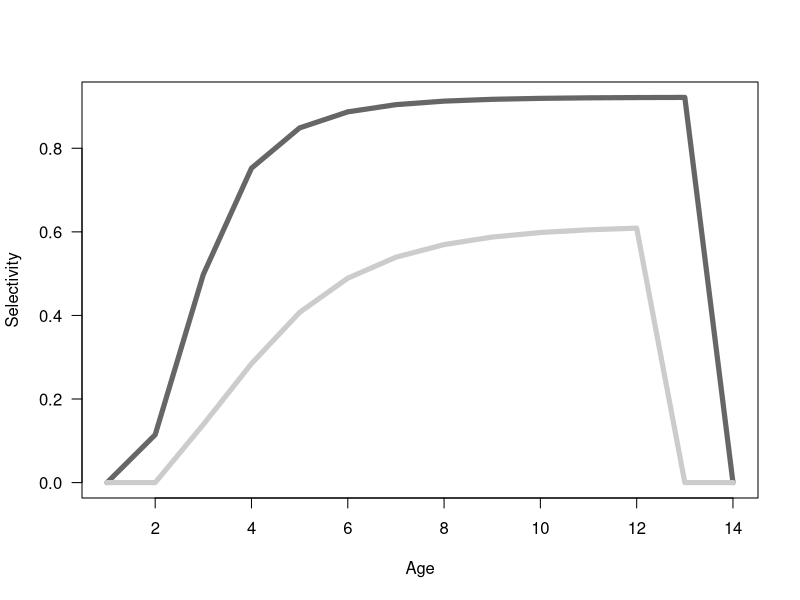
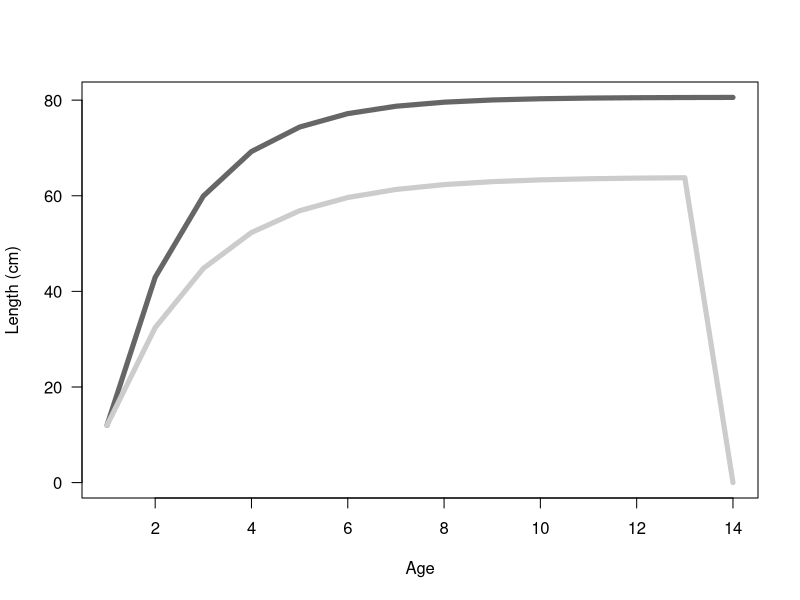
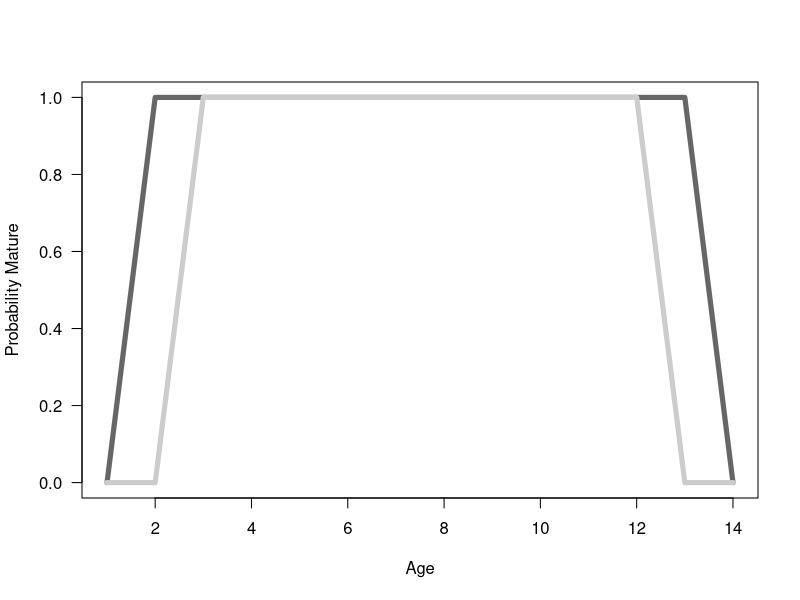
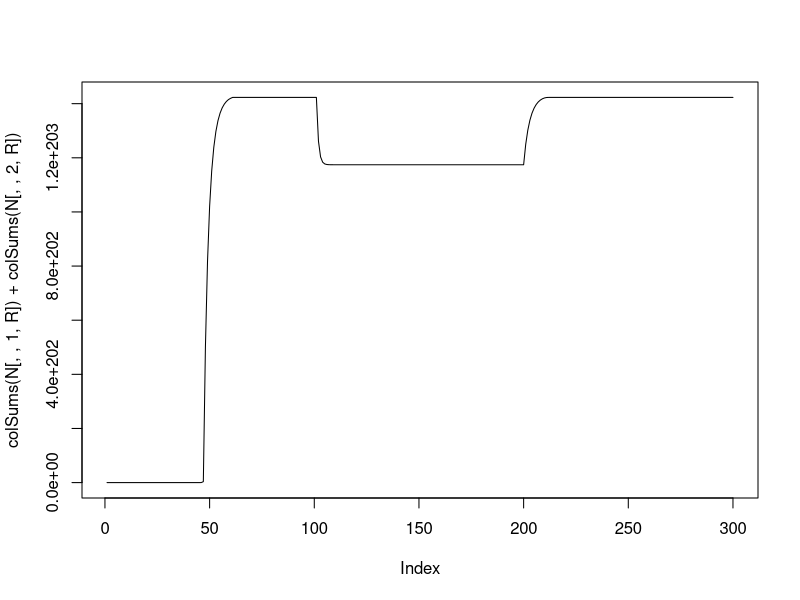
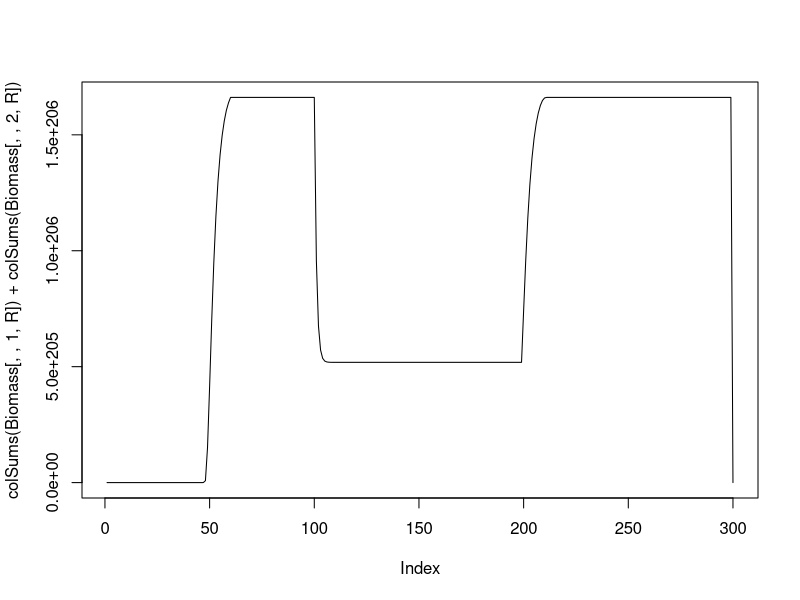
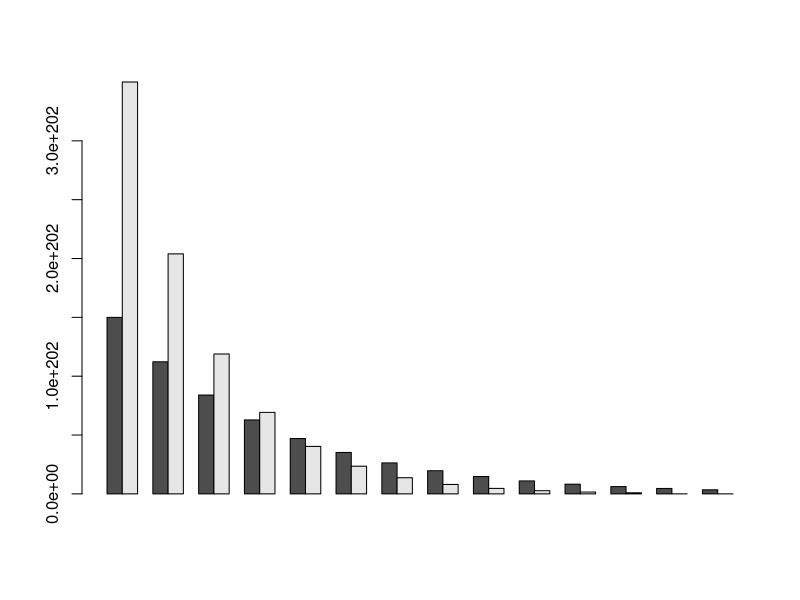
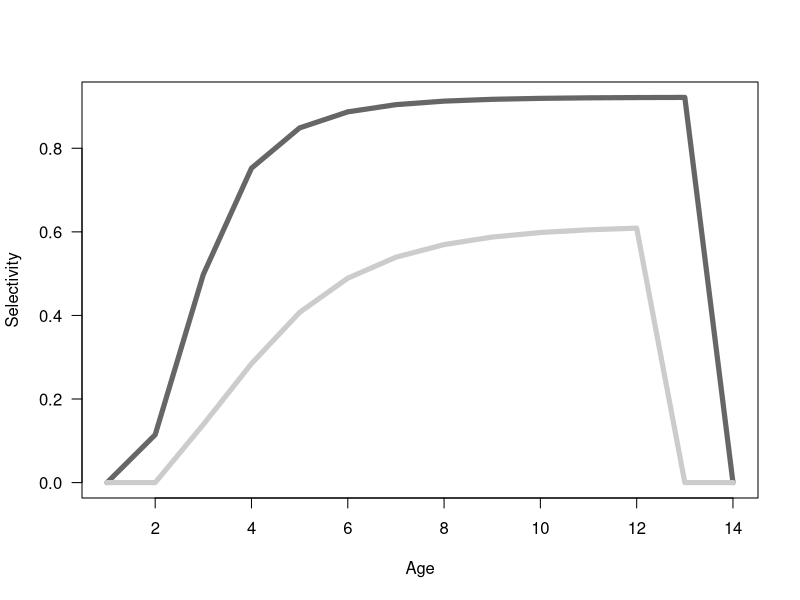
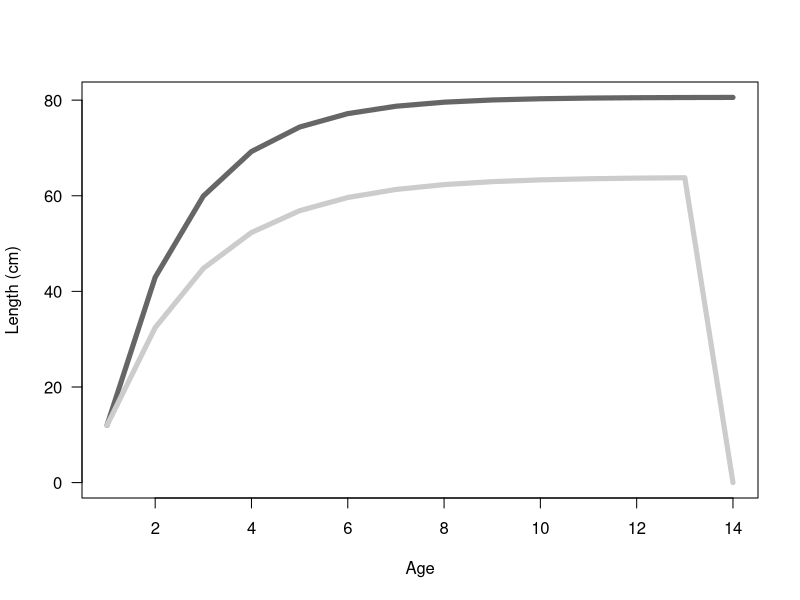

The R script that drew these images, in order:
library(ggplot2)
library(reshape2)
rm(list=ls(all=TRUE))
 
#Population simulation parameters
Npop <- 100  #initial pop size
Tmax <- 300 #max years
Tfishing <- 100 #when we start fishing
Trecovery <- 200 #when fishing ends
Ngroup <- 2 #Number of separate population groups - IE females,males
Amax <- c(14, 12) #max age across all groups (females, males)

#Life history parameters for females and males:
initialsize = c(12, 12) #cm size at "recruitment" #females, males from Terceiro 2016
Linf = c(80.6, 63.9)  #cm, average max size at maturity for use in von Bert growth function (VBGF) from NOAA 2019
k = c(0.6, 0.5)   # VBGF growth coefficients
c = c(0.0133,0.0133) #mass-at-size coefficient (in kilograms) from Joseph Charles Desfosse dissertation 1995
b = c(3, 3)   #mass-at-size exp #Should I be optimizing this?

##Proportion female at recruitment

Pfemale <- c(0.3, .25, .2, .15, .1, .05)
#We will run the population projection model for varying levels of fishing pressure:
mu_f = c(0,0.1,0.2, 0.3, 0.4, 0.5, 0.6,0.7,0.8,0.9)

lRdiff <- length(Pfemale)

#assuming Beverton Holt recruitment, these are general parameters I adjust  by eye
alpha = 500
beta =1e-200

matsize <- c(35, 35) #Safe to assume all individuals mature at 35cm (Henderson and Fabrizio 2013)

natmort <- c(0.29, 0.54) #From Maunder and Wong 2011


pmat <- array(dim=c(Amax[1],Ngroup, lRdiff), data=0) #this will hold probability of maturation each year
#pmat[Amax[2]:(Amax[1]+1),1] <- 0 #age-dependent maturity
pmat[(Amax[2]+1):Amax[1], 2,lRdiff] <- 0

###Set up vectors to store age-specific life history characters and fishing probability
W <- array(dim=c(Amax[1],Ngroup, lRdiff), data=0) #this vector will hold individual weight-at-age
L <- array(dim=c(Amax[1],Ngroup, lRdiff), data=0) #length-at-age
mu <- array(dim=c(Amax[1],Ngroup, lRdiff), data=0) #mortality-at-age (this is constant in initial case)
select <- array(dim=c(Amax[1],Ngroup), data=0) #probability of being caught at each age, given size-at-age
Fishing <- array(dim=c(Amax[1],Ngroup), data=0) #Fishing mortality at age

N <- array(dim=c(Amax[1],Tmax,Ngroup, lRdiff), data=0)  #this matrix holds population numbers in each year class over time

E <- array(dim=c(1,Tmax, lRdiff), data=0)  #holds number of eggs at each time
P <- array(dim=c(1,Tmax, lRdiff), data=0)  #holds number of larvae at each time
Catch <- array(dim=c(Amax[1],Tmax,Ngroup, lRdiff), data=0)  #store Catch number
Yield <- array(dim=c(Amax[1],Tmax,Ngroup, lRdiff), data=0) #store yield biomass
Biomass <- array(dim=c(Amax[1],Tmax,Ngroup,lRdiff),data=0) #store biomass

TEP=matrix(0, nrow=length(mu_f), ncol=lRdiff)
SPR=matrix(0, nrow=length(mu_f), ncol=lRdiff)
TS_SPR=matrix(0, nrow=length(mu_f), ncol=lRdiff)
Total_Yield = matrix(0, nrow=length(mu_f), ncol=lRdiff)
Total_Catch = matrix(0, nrow=length(mu_f), ncol=lRdiff)
Sexratio = matrix(0, nrow=length(mu_f), ncol=lRdiff)

Nhat = matrix(0, nrow=length(mu_f), ncol=lRdiff)
Bhat = matrix(0, nrow=length(mu_f), ncol=lRdiff) 
#Age-dependent size, maturation, and mortality 
#we first need to set initial conditions and define the relationships between age, size, maturation, mortality, and fishery selectivity. 
#In this simple case, we are assuming asymptotic selectivity based on length, not mass.

for (R in 1:lRdiff ) {
  
  prop <- c(Pfemale[R], (1-Pfemale[R]))#we now define Prop inside the R loop 

for(g in 1:Ngroup) { #for both sexes, where g =1 is female and g = 2 is male
  
  N[1:5,1,g, R] = Npop*prop[g] #initial population size
  
  L[1,g,R] = initialsize[g] #initial size when entering the population model 
 
  #Next define age-specific growth, mortality, and selectivity functions 
  
  for (a in 1:(Amax[1]-1)) {
    if (a <= Amax[g]) { #this if statement allows us to vary maximum age of each sex 
      
      #GROWTH 		 
      L[a+1,g, R]= Linf[g]*(1-exp(-k[g])) + (L[a,g, R])*exp(-k[g]) #length at age
      W[a,g, R]=  c[g]*L[a,g, R]^b[g] #weight at age
      
      
    
      #Maturation
      if (L[a,g, R] > matsize[g]) pmat[ a, g, R] <- 1 else pmat[a,g, R] = 0
      
      
      #FISHERY SELECTIVITY
      # Asymptotic 
      if (L[a, g, R] > 35 )  select[a,g] = 1/(1+exp(-0.12*(L[a,g, R]-60))) else select[a,g] = 0 #asymptotic for fish over 35 cm
      
    } #endif
     
    
  }#end a loop
}#next group (sex)

#plot selectivity curve
matplot(select[,],type="l", lwd=5,las=1,ylab="Selectivity",xlab="Age", col=c('grey40','grey80'), lty=1)

matplot(L[,,R], type="l", lwd=5, las=1, ylab ="Length (cm)", xlab = "Age", col=c('grey40','grey80'), lty=1) 
matplot(pmat[,,R], type="l", lwd=5, las=1, ylab ="Probability Mature", xlab = "Age", col=c('grey40','grey80'), lty=1) 


#define female egg production as a function of her mass
eggs <- 7.9*L[, 1, R]^3.4  #length-fecundity equation from Morse 1981

#Eggs will be a vector, one egg value for each age

#################################################################################################################

###Simulate population dynamics, start from an arbitrary population size and let the population reach a stable age distribution, then start fishing. The population will reach a new, fished, steady state (stable age dist).
## *Note: For the base case, recruitment is based only on Female abundance.

##Set up matrices to store population-level metrics of interest (for every level of fishing)
for (fish in 1:length(mu_f)) { #loop over all levels of fishing mortality
  for(t in 1:(Tmax-1)) {
    E[t]=sum(N[, t,1, R]*eggs[-15]*pmat[, 1, R]) #assuming spawning occurs between 1 t and the next and depends ONLY on mature females
    P[t]= E[t]  #assumes all eggs are fertilized (for now)
    
    for(g in 1:2) { #here g is sex, where g = 1 is female, and g = 2 is male  
      #need to add something about for each group there's going to be a different prop
      N[1,t+1,g, R]= (alpha*P[t]/(1 + beta*P[t]))*prop[g] 
      #This prop function, otherwise prop is this, another if else related to prop
      #this is the N_0 class that is born and recruits to the population model in the next time step... 
      # calculate  probability of fishing mortality, given selectivity function
      age <- 1
      for (age in 1:(Amax[g]-1)) {  
        
        if( t > Tfishing  & t < Trecovery) {
          #this is where we add prop changes
          Fishing[age,g] = select[age,g]*mu_f[fish]
          Fishing[Amax[g], g] = select[Amax[g], g]*mu_f[fish] 
          
        } else {
          #else prop g
          Fishing[age,g] = 0
            
        } #end if
        
        
        Catch[,t+1,g, R] <- N[,t,g, R]*(1-exp(-Fishing[,g]))  #Note this is catch numbers, not biomass, assumes natural mortality occurs later in the year than fishing
        #Catch of all the ages, the number of individuals in every age class * fishing mortality of every age class (Fishing=Fishing mortality)
        #Calculate survival
        Yield[,t+1,g,R] <- N[,t,g, R]*(1-exp(-Fishing[,g]))*W[age,g, R] #biomass yield- think TAC
        N[age+1,t+1,g, R] <- N[age,t,g, R]*exp(-natmort[g]-Fishing[age,g]) #surviving fish in each group enter the next age class in the following year, all fish get to spawn before mortality 		 
        Biomass[age,t,g, R]<-N[age+1,t+1,g, R]*W[age,g, R]
      } #end second age loop
    } #end sex g loop
  } #end t loop

  
  TEP[fish, R] = E[Tfishing-1]/1
  SPR[fish,R] = E[Tfishing+50]/E[Tfishing-1]
  TS_SPR[fish,R] = E[Tfishing+50]/TEP[1,1]
  #All fish, all sexes
  Total_Yield[fish, R] = sum(Yield[,Tfishing+20, , R])
  Total_Catch[fish, R] = sum(Catch[,Tfishing+20, , R])
  #Matrix of age at time in steady state of females/males
  Sexratio[fish, R] = sum(N[, Tfishing+20, 1, R])/sum(N[-1, Tfishing+20, 2, R])
  #Sexratio[fish] = sum(N[, Tfishing+10, 1])/(sum(N[, Tfishing+10, 2]+sum(N[, Tfishing+10, 1])))
  
  
  # right now this is a simple sum, could also be standardized relative to unfished abunandance
  
  Nhat[fish, R] =  sum(N[, Tfishing+20,  , R]) #/ sum(N[, Tfishing-20,  , R])
  Bhat[fish, R] = sum(Biomass[, Tfishing+20,  , R]) # / sum(Biomass[, Tfishing-20,  , R])
} #end fishing mortality loop 

 
#just females
# plot(colSums(N[,,1, R]), type="l")
# 
# plot(colSums(Biomass[,,1, R]),type="l")

#total Abundance
plot(colSums(N[,,1, R])+colSums(N[,,2, R]),type="l")

#total Biomass 
plot(colSums(Biomass[,,1, R])+colSums(Biomass[,,2,R]),type="l")

#Plot age structures
age_structure <- N[, Tfishing-1, ,R ]

barplot(t(age_structure), beside=T)
x<- as.data.frame(age_structure)
names(x) <- c("females", "males")
#add age column
x$age<-c(1,2,3,4,5,6,7,8,9,10,11,12,13,14)
age<-c(1,2,3,4,5,6,7,8,9,10,11,12,13,14)
dat2 <- melt(x,id.vars="age")
 
ggplot(dat2) + aes(age) + coord_flip() +  theme_bw()   +
  xlab("Age")+
  ylab("Abundance")+
  geom_bar(data =  dat2[dat2[["variable"]]=="females",],
           aes(y = -value, fill="Females"), stat="identity", fill= "grey40")+ geom_bar(data =  dat2[dat2[["variable"]]=="males",], aes(y = value, fill="Males"), stat="identity", fill="grey80") +ylim(-10e+16,10e+16)

} #end R loop

#install.packages("fields")
library(fields)
par(mfrow = c(1, 1))
image(1:6, 1:10, t(Nhat), main = "Absolute abundance", xlab = "Rdiff", ylab = "Fishing mortality (inst)")

image(1:6, 1:10, t(Bhat), main = "Absolute biomass", xlab = "Rdiff", ylab = "Fishing mortality (inst)")

par(mfrow = c(1, 1))
 image(1:6, 1:10, t(TEP), main = "TEP", xlab = "Rdiff", ylab = "Fishing mortality (inst)")


image(1:6, 1:10, t(Total_Yield), main = "Yield", xlab = "Rdiff", ylab = "Fishing mortality (inst)")

image(1:6, 1:10, t(Total_Catch), main = "Catch", xlab = "Rdiff", ylab = "Fishing mortality (inst)")

#Calculating and visualizing catch per unit effort

#Annual harvest rate
harvest<-1-exp(-mu_f)
harvestmat<-matrix(nrow = 10, ncol = 6, data = rep(harvest,6))
#Removing the first row because cannot divide by 0
harvestmat<-harvestmat[-1,]

#CPUE with actual catch numbers
Total_Catch2 = Total_Catch[-1,]
cpue_catch=Total_Catch2/harvestmat
Total_Catch2 = Total_Catch[-1,]
cpue_catch=Total_Catch2/harvestmat
image(1:6, 1:10, t(cpue_catch), main = "CPUE", xlab = "Rdiff", ylab = "Fishing mortality (inst)", col=hcl.colors(12,"Mako", rev = TRUE))

#CPUE with actual catch mass
Total_Yield2<-Total_Yield[-1,]
cpue_yield=Total_Yield2/harvestmat
image(1:6, 1:10, t(cpue_yield), main = "CPUE", xlab = "Rdiff", ylab = "Fishing mortality (inst)", col=hcl.colors(12,"Mako", rev = TRUE))
